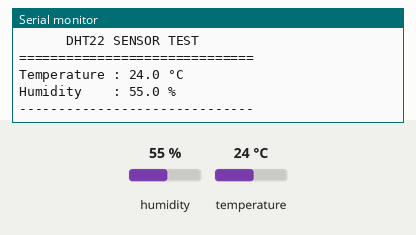
A sketch run on a simulated ESP32. Shown: the last lines printed to the serial monitor. The test bench sets the inputs (shaded band); at power-on: humidity 55 %, temperature 24 °C.

Above: at 3.2 s.
3.3 s: humidity set to 22 %
At 4.8 s:
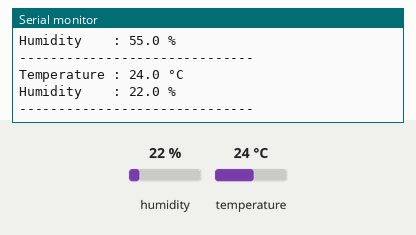
6.0 s: temperature set to 12 °C
At 6.5 s:
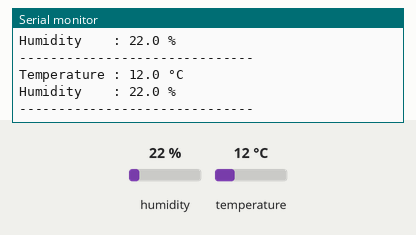
8.7 s: humidity set to 40 %
At 11.2 s:
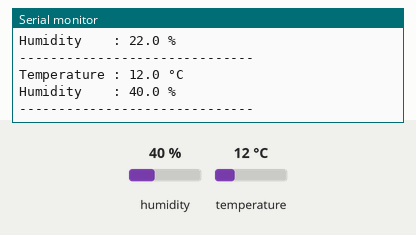
Timing chart, 0 to 12.7 s (numbered marks = the images above; inputs shaded):
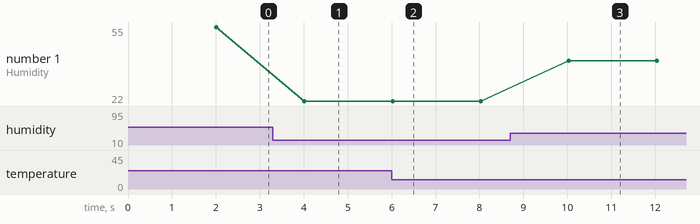

The sketch:

dht22.ino
```cpp
#include <DHT.h>

// ==========================================
// DHT22 TEST
// DATA -> GPIO 4
// ==========================================

#define DHT_PIN 4
#define DHT_TYPE DHT22

DHT dht(DHT_PIN, DHT_TYPE);

void setup() {

  Serial.begin(115200);

  Serial.println("==============================");
  Serial.println("      DHT22 SENSOR TEST");
  Serial.println("==============================");

  dht.begin();

  delay(2000);
}

void loop() {

  // Baca humidity
  float humidity = dht.readHumidity();

  // Baca temperature Celsius
  float temperature = dht.readTemperature();

  // Cek apakah pembacaan valid
  if (isnan(humidity) || isnan(temperature)) {

    Serial.println("ERROR: Gagal membaca DHT22");

    delay(2000);
    return;
  }

  // ========================================
  // SERIAL MONITOR
  // ========================================

  Serial.print("Temperature : ");
  Serial.print(temperature, 1);
  Serial.println(" °C");

  Serial.print("Humidity    : ");
  Serial.print(humidity, 1);
  Serial.println(" %");

  Serial.println("------------------------------");

  delay(2000);
}
```

Measured:
- after the input at 3.3 s, the serial monitor: prints a new line after 0.71 s (image 1)
- after the input at 6.0 s, the serial monitor: prints a new line at once (image 2)
- after the input at 8.7 s, the serial monitor: prints a new line after 1.3 s (image 3)
- plotted number 1: 55 → 22 after the input at 3.3 s, 22 → 40 after the input at 8.7 s
